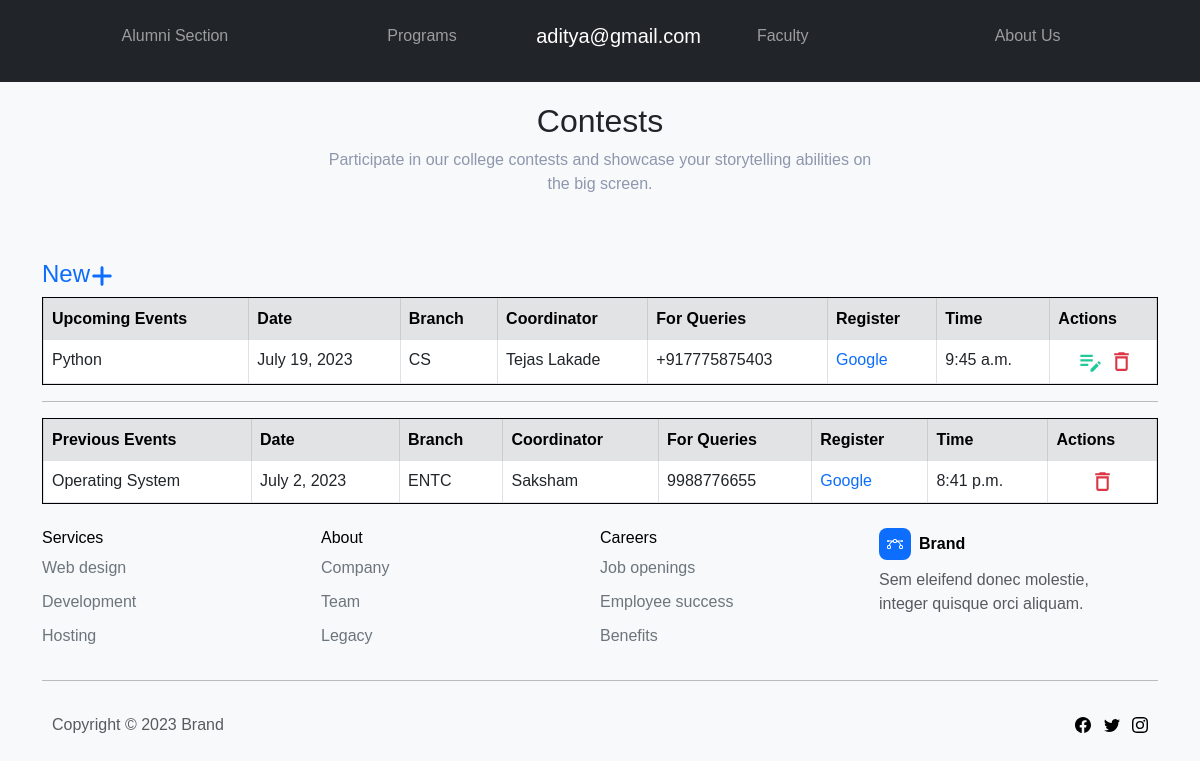
/Programs/contest/ (signed in), run on the app's committed database.
### Programs/models.py (models this page shows)
class Contests(models.Model):
    user = models.ForeignKey(User,on_delete=models.DO_NOTHING)
    contest_name = models.CharField(max_length=200)
    platform_title = models.CharField(max_length=200)
    platform_link = models.URLField(max_length=500)
    coordinator = models.CharField(max_length=200)
    contest_date = models.DateTimeField()
    contact_to = models.CharField(max_length=20)
    branch = models.CharField(max_length=20)

### Programs/views.py (the view)
# urls.py: path('contest/',contest,name="contest"),
def contest(request):
    contest = Contests.objects.all().order_by('contest_date').filter(Q(contest_date__gte=today))
    pcontest = Contests.objects.all().order_by('contest_date').filter(Q(contest_date__lt=today))
    is_student = StudentProfile.objects.filter(user_id=request.user.id).exists()
    context = {'contests':contest, 'is_student':is_student,'pcontest':pcontest}
    return render(request, 'Programs/contest.html', context)

### templates/Programs/contest.html (shortened to what this page needs)
{% extends 'base.html' %}
{% load static %}
{% block main %}
    <div>
        <div class="container">
            <div class="row">
                <div class="col" style="margin-top: 20px;">
                    <div class="row mb-4 mb-lg-5">
                        <div class="col-md-8 col-xl-6 text-center mx-auto">
                            <h2 style="color: rgb(33,37,41);">Contests</h2>
                            <p class="w-lg-50" style="color: rgb(141,151,173);">Participate in our college contests and showcase your storytelling abilities on the big screen.</p>
                        </div>
                    </div>
                    {% if is_student %}
                    <a href="{% url 'add_contest' %}">
                        <h4 style="text-align: left;">New</h4>
                    </a>
                    {% endif %}
                </div>
                <div class="col-md-12">
                    <div class="table-responsive fs-6 fw-lighter" style="border-width: 0.25px;border-style: solid;">
                        <table class="table table-bordered" id="example" cellspacing="0" width="100%">
                            <thead class="caption-top">
                                <tr>
                                    <th class="table-secondary">Upcoming Events</th>
                                    <th class="table-secondary">Date</th>
                                    <th class="table-secondary">Branch</th>
                                    <th class="table-secondary">Coordinator</th>
                                    <th class="table-secondary">For Queries</th>
                                    <th class="table-secondary">Register</th>
                                    <th class="table-secondary">Time</th>
                                    {% if is_student %}
                                    <th class="table-secondary">Actions</th>
                                    {% endif %}
                                </tr>
                            </thead>
                            <tbody>
                            {% for contest in contests %}
                                <tr>
                                    <td>{{ contest.contest_name }}</td>
                                    <td>{{ contest.contest_date.date }}</td>
                                    <td>{{ contest.branch }}</td>
                                    <td>{{ contest.coordinator }}</td>
                                    <td>{{ contest.contact_to }}</td>
                                    <td><a href="{{ contest.platform_link }}" target="_blank">{{ contest.platform_title }}</a></td>
                                    <td>{{ contest.contest_date.time }}</td>
                                    {% if is_student %}
                                    <td class="text-center"><a href="#" style="margin-left: 5px;margin-right: 5px;">
                                            </a><a href="{% url 'delete_contest' contest.id %}"></a></td>
                                    {% endif %}
                                </tr>
                            {% endfor %}
                            </tbody>
                        </table>
                    </div>
                    <hr>
                    <div class="table-responsive fs-6 fw-lighter" style="border-width: 0.25px;border-style: solid;">
                        <table class="table table-bordered" id="example" cellspacing="0" width="100%">
                            <thead class="caption-top">
                                <tr>
                                    <th class="table-secondary">Previous Events</th>
                                    <th class="table-secondary">Date</th>
                                    <th class="table-secondary">Branch</th>
                                    <th class="table-secondary">Coordinator</th>
                                    <th class="table-secondary">For Queries</th>
                                    <th class="table-secondary">Register</th>
                                    <th class="table-secondary">Time</th>
                                    {% if is_student %}
                                    <th class="table-secondary">Actions</th>
                                    {% endif %}
                                </tr>
                            </thead>
                            <tbody>
                            {% for p in pcontest %}
                                <tr>
                                    <td>{{ p.contest_name }}</td>
                                    <td>{{ p.contest_date.date }}</td>
                                    <td>{{ p.branch }}</td>
                                    <td>{{ p.coordinator }}</td>
                                    <td>{{ p.contact_to }}</td>
                                    <td><a href="{{ p.platform_link }}" target="_blank">{{ p.platform_title }}</a></td>
                                    <td>{{ p.contest_date.time }}</td>
                                    {% if is_student %}
                                    <td class="text-center"><a class="text-center" href="{% url 'delete_contest' p.id %}"></a></td>
                                    {% endif %}
                                </tr>
                            {% endfor %}
                            </tbody>
                        </table>
                    </div>
                </div>
            </div>
        </div>
    </div>
{% endblock %}

### templates/base.html (shortened to what this page needs)
{% load static %}
<!DOCTYPE html>
<html data-bs-theme="light" lang="en">
<head>
    <link rel="stylesheet" href="{% static 'assets/bootstrap/css/bootstrap.min.css' %}">
    <link rel="stylesheet" href="{% static 'assets/css/styles.min.css' %}">
    <link rel="stylesheet" href="https://cdnjs.cloudflare.com/ajax/libs/animate.css/3.5.2/animate.min.css">
    <link rel="stylesheet" href="https://cdnjs.cloudflare.com/ajax/libs/jquery.tablesorter/2.31.2/css/theme.bootstrap_4.min.css">
    <link rel="stylesheet" href="https://cdnjs.cloudflare.com/ajax/libs/jqueryui/1.12.1/jquery-ui.min.css">
</head>
<body class="text-bg-light" style="margin: 0;background: rgb(238,238,238);">
    <nav class="navbar navbar-dark navbar-expand-md sticky-top bg-dark py-3" style="width: 100%;padding: 0;">
        <div class="container"><a class="navbar-brand d-flex justify-content-around align-items-center" style="width: 10%;" href="/"><span style="font-size: 20px;">{{ request.user }}&nbsp;</span></a>
            <ul class="navbar-nav justify-content-around me-auto" style="width: 45%;">
                <li class="nav-item dropdown d-none d-sm-none d-md-inline-block d-lg-inline-block d-xl-inline-block d-xxl-inline-block"><a class="nav-link d-inline-block" aria-expanded="false" data-bs-toggle="dropdown" href="#">Faculty</a>
                </li>
                <li class="nav-item dropdown d-none d-print-inline-block d-sm-none d-md-inline-block d-lg-inline-block d-xl-inline-block d-xxl-inline-block"><a class="nav-link" aria-expanded="false" data-bs-toggle="dropdown" href="#">About Us&nbsp;</a>
                </li>
            </ul><button data-bs-toggle="collapse" class="navbar-toggler" data-bs-target="#navcol-6"><span class="visually-hidden">Toggle navigation</span></button>
            <div class="collapse navbar-collapse flex-grow-0 justify-content-evenly order-md-first" id="navcol-6" style="width: 45%;">
                <ul class="navbar-nav justify-content-around me-auto" style="width: 100%;">
                    <li class="nav-item dropdown"><a class="nav-link" aria-expanded="false" data-bs-toggle="dropdown" href="#">Alumni Section</a>
                    </li>
                    <li class="nav-item dropdown"><a class="nav-link" aria-expanded="false" data-bs-toggle="dropdown" href="#">Programs</a>
                    </li>
                </ul>
            </div>
        </div>
    </nav>
{% block main %}
{% endblock %}
    <footer style="width: 100%;">
        <div class="container py-4 py-lg-5" style="width: 100%;">
            <div class="row justify-content-center" style="max-width: 100%;width: 100%;">
                <div class="col-sm-4 col-md-3 text-center text-lg-start d-flex flex-column">
                    <h3 class="fs-6">Services</h3>
                    <ul class="list-unstyled">
                        <li style="margin-bottom: 10px;"><a class="link-secondary" href="#">Web design</a></li>
                        <li style="margin-bottom: 10px;"><a class="link-secondary" href="#">Development</a></li>
                        <li><a class="link-secondary" href="#">Hosting</a></li>
                    </ul>
                </div>
                <div class="col-sm-4 col-md-3 text-center text-lg-start d-flex flex-column">
                    <h3 class="fs-6">About</h3>
                    <ul class="list-unstyled">
                        <li style="margin-bottom: 10px;"><a class="link-secondary" href="#" style="text-decoration: none;">Company</a></li>
                        <li style="margin-bottom: 10px;"><a class="link-secondary" href="#">Team</a></li>
                        <li><a class="link-secondary" href="#">Legacy</a></li>
                    </ul>
                </div>
                <div class="col-sm-4 col-md-3 text-center text-lg-start d-flex flex-column">
                    <h3 class="fs-6">Careers</h3>
                    <ul class="list-unstyled">
                        <li style="margin-bottom: 10px;"><a class="link-secondary" href="#">Job openings</a></li>
                        <li style="margin-bottom: 10px;"><a class="link-secondary" href="#">Employee success</a></li>
                        <li><a class="link-secondary" href="#">Benefits</a></li>
                    </ul>
                </div>
                <div class="col-lg-3 text-center text-lg-start d-flex flex-column align-items-center order-first align-items-lg-start order-lg-last">
                    <div class="fw-bold d-flex align-items-center mb-2"><span class="bs-icon-sm bs-icon-rounded bs-icon-primary d-flex justify-content-center align-items-center bs-icon me-2"></span><span>Brand</span></div>
                    <p class="text-muted">Sem eleifend donec molestie, integer quisque orci aliquam.</p>
                </div>
            </div>
            <hr>
            <div class="d-flex justify-content-between align-items-center pt-3" style="padding: 10px;">
                <p class="text-muted mb-0">Copyright © 2023 Brand</p>
                <ul class="list-inline mb-0">
                    <li class="list-inline-item"></li>
                    <li class="list-inline-item"></li>
                    <li class="list-inline-item"></li>
                </ul>
            </div>
        </div>
    </footer>
</body>
</html>

### data on the page
Contests: contest_name "Python", contest_date "July 19, 2023", branch "CS", coordinator "Tejas Lakade", contact_to "+917775875403", platform_title "Google", contest_date.time "9:45 a.m."
Contests: contest_name "Operating System", contest_date "July 2, 2023", branch "ENTC", coordinator "Saksham", contact_to "9988776655", platform_title "Google", contest_date.time "8:41 p.m."

### other printed values
{{ request.user }} "aditya@gmail.com"
